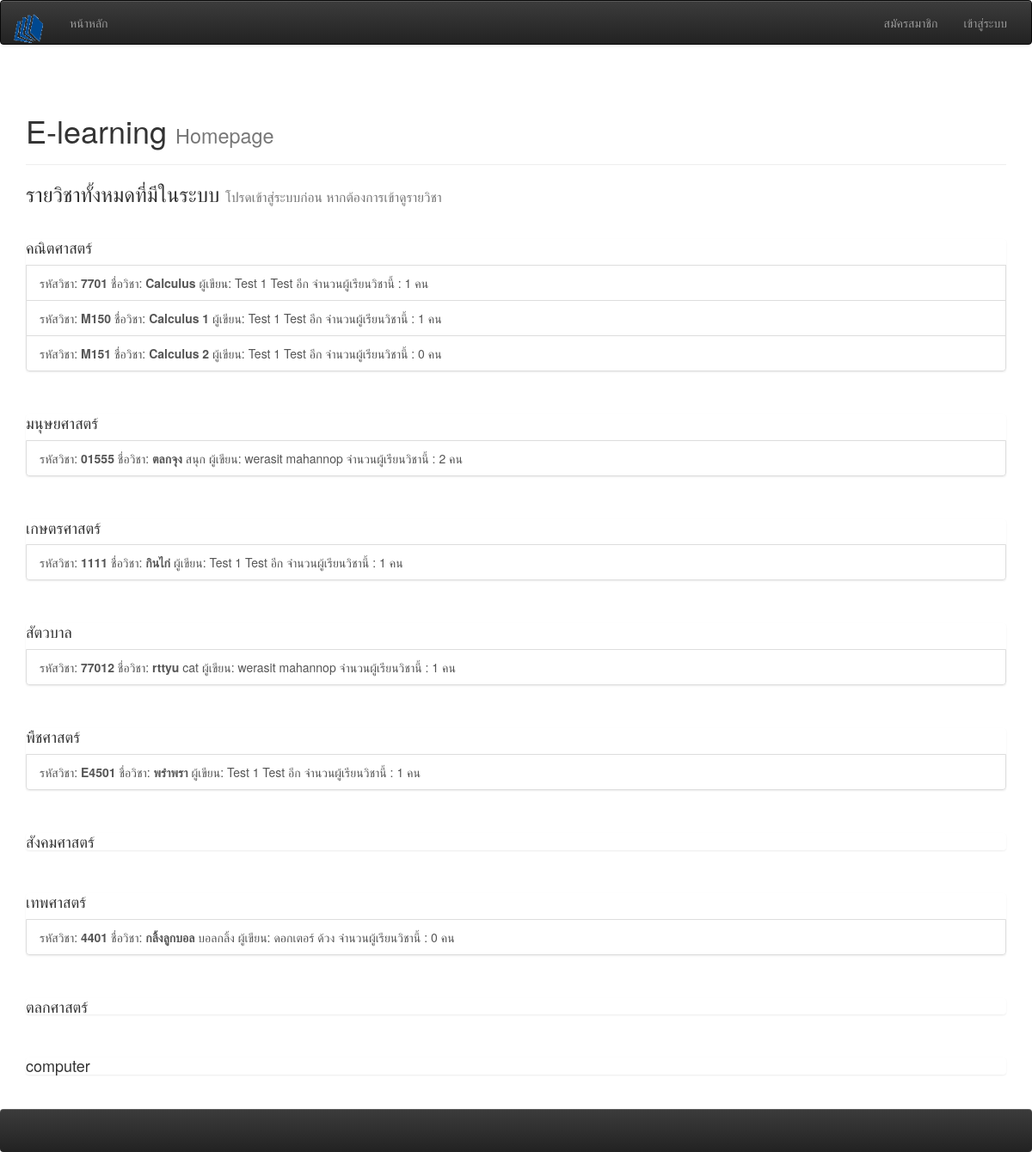
The page / on the database its author committed.
### tables this page shows
CREATE TABLE IF NOT EXISTS `sub_group` (
  `group_id` varchar(10) NOT NULL,
  `group_name` varchar(50) DEFAULT NULL
);

CREATE TABLE IF NOT EXISTS `subject` (
  `subject_code` varchar(10) NOT NULL,
  `group_id` varchar(10) NOT NULL,
  `title` varchar(200) DEFAULT NULL,
  `subtitle` varchar(200) DEFAULT NULL
);

CREATE TABLE IF NOT EXISTS `member` (
`member_id` int(10) unsigned NOT NULL,
  `username` varchar(45) DEFAULT NULL,
  `password` varchar(16) DEFAULT NULL,
  `gender` varchar(6) DEFAULT NULL,
  `name` varchar(45) DEFAULT NULL,
  `surname` varchar(45) DEFAULT NULL,
  `country` varchar(20) DEFAULT NULL,
  `tel` varchar(11) DEFAULT NULL,
  `email` varchar(30) DEFAULT NULL
);

### model/db_subject.inc.php (called while the page is built, shortened)
<?php
include "db_con.inc.php";
function getSubGroupList(){
    global $dbh;
    $query = $dbh->query("SELECT * FROM sub_group");
    if($query->rowCount() >0){
        $fetch = $query->fetchAll(PDO::FETCH_ASSOC);
        return $fetch;
    }
    else{
        return FALSE;
    }
}
function getSubjectIndex(){
    global $dbh;
    $query = $dbh->query("SELECT * FROM subject,sub_group WHERE subject.group_id = sub_group.group_id ORDER BY subject.group_id ASC" );
    if($query->rowCount() >0){
        $fetch = $query->fetchAll(PDO::FETCH_ASSOC);
        return $fetch;
    }
    else{
        return FALSE;
    }
}
function getCreatorName($subID){
    global $dbh;
    $query = $dbh->query("SELECT * FROM subject,enrollment,member WHERE member.member_id = enrollment.member_id AND subject.subject_code = '$subID' AND subject.subject_code = enrollment.subject_code AND enrollment.type = 'Creator'");
    if($query->rowCount() >0){
        $fetch = $query->fetch(PDO::FETCH_OBJ);
        return $fetch;
    }
    else{
        echo '<script>alert("Cannot Q")</script>';
    }
}
function getSubEnroll($subID){
    global $dbh;
    $query = $dbh->query("SELECT * FROM enrollment WHERE subject_code = '$subID' AND type= 'Student'");
    return $query->rowCount();
}

### view/home.php (the view, shortened to what this page needs)
<!DOCTYPE html>
<html lang="en">
    <?php
    include_once '/model/db_subject.inc.php';
    ?>
  <head>
    <link rel="stylesheet" href="/e-learning/plugins/bootstrap/css/bootstrap.min.css">
    <link rel="stylesheet" href="/e-learning/plugins/bootstrap/css/font-awesome.min.css">
    <link rel="stylesheet" href="/e-learning/plugins/bootstrap/css/bootstrap-theme.min.css">
  </head>
  <body>
    <div class="container">
        <div class="page-header"><h1>E-learning <small>Homepage</small></h1></div>
        <h3>รายวิชาทั้งหมดที่มีในระบบ <small>โปรดเข้าสู่ระบบก่อน หากต้องการเข้าดูรายวิชา</small></h3>&nbsp;
        <?php
        $subIDArray = getSubGroupList();
        $subArray = getSubjectIndex();
        for($i=0;$i < count($subIDArray); $i++) {
            echo '<div class="list-group"><h4>'.$subIDArray[$i]["group_name"].'</h4>';
            for($j=0;$j< count($subArray);$j++){
                if(isset($subArray[$j]["subject_code"])){
                    $creatorName = getCreatorName($subArray[$j]["subject_code"]);
                    $enroll_sum = getSubEnroll($subArray[$j]["subject_code"]);
                    if($subArray[$j]["group_id"] == $subIDArray[$i]["group_id"]){
                        echo '<a href="#" class="list-group-item">รหัสวิชา: <b>'.$subArray[$j]["subject_code"].'</b> ชื่อวิชา: <b>'.$subArray[$j]["title"].'</b> '.$subArray[$j]["subtitle"].' ผู้เขียน: '.$creatorName->name.' '.$creatorName->surname.' จำนวนผู้เรียนวิชานี้ : '.$enroll_sum.' คน</a>';
                    }
                }
                else{
                    echo '<a href="#" class="list-group-item">ยังไม่มีวิชา</a>';
                }
            }
            echo '</div><br/>';
        } ?>
    </div>
  </body>
</html>

### index.php (shortened to what this page needs)
<?php
if(!isset($_SESSION["uid"])){
    include_once './view/header.php';
    include_once './view/home.php';
    include_once './view/footer.php';
}
elseif(isset($_SESSION["uid"]) && !empty($_SESSION["uid"])){
    include_once './plugins/check_session.php';
    include_once './view/header_logged.php';
    include_once './view/Home_Logged.php';
    include_once './view/footer.php';
}

### view/header.php (shortened to what this page needs)
<!DOCTYPE html>
<html lang="en">
  <head>
    <link rel="stylesheet" href="/e-learning/plugins/bootstrap/css/bootstrap.min.css">
    <link rel="stylesheet" href="/e-learning/plugins/bootstrap/css/font-awesome.min.css">
    <link rel="stylesheet" href="/e-learning/plugins/bootstrap/css/bootstrap-theme.min.css">
  </head>
  <body>
    <nav class="navbar navbar-default navbar-inverse">
        <div class="navbar-header">
            <a class="navbar-brand" href="#"><img src="/e-learning/img/logo.png" alt="ภาพโลโก้" /></a>
        </div>
        <div class="navbar-collapse collapse">
            <div class="container">
                <ul class="nav navbar-nav">
                    <li><a href="/e-learning/index.php">หน้าหลัก</a></li>
                </ul>
            <ul class="nav navbar-nav navbar-right">
                <li ><a href="/e-learning/controller/regis.php">สมัครสมาชิก</a></li>
                <li><a href="/e-learning/controller/login.php">เข้าสู่ระบบ</a></li>
            </ul>
            </div>
        </div>
    </nav>
  </body>
</html>

### view/footer.php (shortened to what this page needs)
<!DOCTYPE html>
<html lang="en">
  <head>
    <link rel="stylesheet" href="../plugins/bootstrap/css/bootstrap.min.css">
    <link rel="stylesheet" href="../plugins/bootstrap/css/font-awesome.min.css">
    <link rel="stylesheet" href="../plugins/bootstrap/css/bootstrap-theme.min.css">
    <link href="../css/Footer.css" rel="stylesheet" type="text/css"/>
  </head>
  <body>
        <nav  class="nav navbar-default navbar-inverse">
        <div class="nav navbar-collapse collapse">
            <div class="nav navbar-brand">
            </div>
            <div class="container">
            </div>
        </div>
    </nav>
  </body>
</html>

### css/Footer.css (style rules this page uses)
html, body { height: 100%; margin: 0; padding: 0; }
.container { display: block; min-height: 100%; height: auto !important; height: 100%; margin-bottom: -20px; }

### rows shown on the page
sub_group: group_name "คณิตศาสตร์"
subject: subject_code "7701", title "Calculus", member.name "Test 1", member.surname "Test อีก", enroll_sum "1"
subject: subject_code "M150", title "Calculus 1", member.name "Test 1", member.surname "Test อีก", enroll_sum "1"
subject: subject_code "M151", title "Calculus 2", member.name "Test 1", member.surname "Test อีก", enroll_sum "0"
sub_group: group_name "มนุษยศาสตร์"
subject: subject_code "01555", title "ตลกจุง", subtitle "สนุก", member.name "werasit", member.surname "mahannop", enroll_sum "2"
sub_group: group_name "เกษตรศาสตร์"
subject: subject_code "1111", title "กินไก่", member.name "Test 1", member.surname "Test อีก", enroll_sum "1"
sub_group: group_name "สัตวบาล"
subject: subject_code "77012", title "rttyu", subtitle "cat", member.name "werasit", member.surname "mahannop", enroll_sum "1"
sub_group: group_name "พืชศาสตร์"
subject: subject_code "E4501", title "พรำพรา", member.name "Test 1", member.surname "Test อีก", enroll_sum "1"
sub_group: group_name "สังคมศาสตร์"
sub_group: group_name "เทพศาสตร์"
subject: subject_code "4401", title "กลิ้งลูกบอล", subtitle "บอลกลิ้ง", member.name "ดอกเตอร์", member.surname "ด้วง", enroll_sum "0"
sub_group: group_name "ตลกศาสตร์"
sub_group: group_name "computer"
